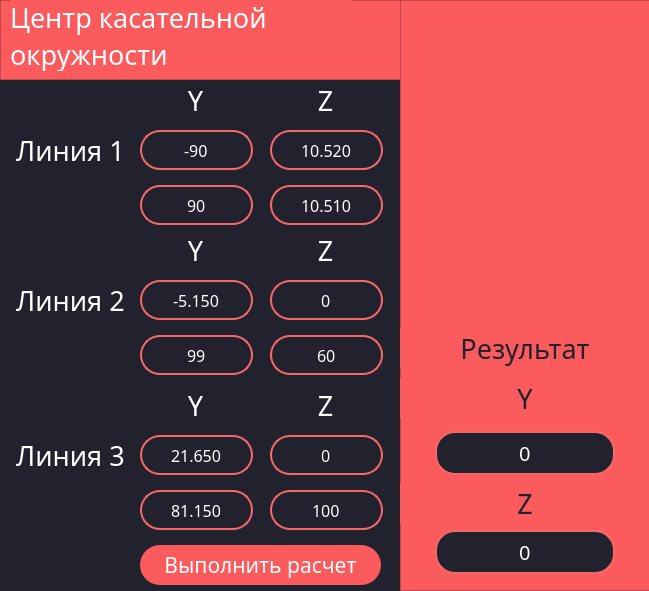
<?xml version="1.0" encoding="UTF-8"?>
<ui version="4.0">
 <class>MainWindow</class>
 <widget class="QMainWindow" name="MainWindow">
  <property name="geometry">
   <rect>
    <x>0</x>
    <y>0</y>
    <width>649</width>
    <height>591</height>
   </rect>
  </property>
  <property name="windowTitle">
   <string>MainWindow</string>
  </property>
  <widget class="QWidget" name="centralwidget">
   <property name="styleSheet">
    <string notr="true">background-color: #22222e</string>
   </property>
   <widget class="QLineEdit" name="line1_y1">
    <property name="geometry">
     <rect>
      <x>140</x>
      <y>130</y>
      <width>113</width>
      <height>40</height>
     </rect>
    </property>
    <property name="font">
     <font>
      <family>Montserrat</family>
      <pointsize>12</pointsize>
     </font>
    </property>
    <property name="styleSheet">
     <string notr="true">background-color: #22222e;
border: 2px solid #f66867;
border-radius: 20;
color: white</string>
    </property>
    <property name="text">
     <string>-90</string>
    </property>
    <property name="alignment">
     <set>Qt::AlignCenter</set>
    </property>
   </widget>
   <widget class="QFrame" name="frame">
    <property name="geometry">
     <rect>
      <x>0</x>
      <y>0</y>
      <width>401</width>
      <height>80</height>
     </rect>
    </property>
    <property name="styleSheet">
     <string notr="true">background-color: #fb5b5d</string>
    </property>
    <property name="frameShape">
     <enum>QFrame::StyledPanel</enum>
    </property>
    <property name="frameShadow">
     <enum>QFrame::Raised</enum>
    </property>
    <widget class="QLabel" name="label">
     <property name="geometry">
      <rect>
       <x>10</x>
       <y>0</y>
       <width>341</width>
       <height>71</height>
      </rect>
     </property>
     <property name="font">
      <font>
       <family>Montserrat</family>
       <pointsize>20</pointsize>
      </font>
     </property>
     <property name="styleSheet">
      <string notr="true">color: white</string>
     </property>
     <property name="text">
      <string>Центр касательной
окружности</string>
     </property>
    </widget>
   </widget>
   <widget class="QLineEdit" name="line1_z1">
    <property name="geometry">
     <rect>
      <x>270</x>
      <y>130</y>
      <width>113</width>
      <height>40</height>
     </rect>
    </property>
    <property name="font">
     <font>
      <family>Montserrat</family>
      <pointsize>12</pointsize>
     </font>
    </property>
    <property name="styleSheet">
     <string notr="true">background-color: #22222e;
border: 2px solid #f66867;
border-radius: 20;
color: white</string>
    </property>
    <property name="text">
     <string>10.520</string>
    </property>
    <property name="alignment">
     <set>Qt::AlignCenter</set>
    </property>
   </widget>
   <widget class="QLineEdit" name="line1_y2">
    <property name="geometry">
     <rect>
      <x>140</x>
      <y>185</y>
      <width>113</width>
      <height>40</height>
     </rect>
    </property>
    <property name="font">
     <font>
      <family>Montserrat</family>
      <pointsize>12</pointsize>
     </font>
    </property>
    <property name="styleSheet">
     <string notr="true">background-color: #22222e;
border: 2px solid #f66867;
border-radius: 20;
color: white</string>
    </property>
    <property name="text">
     <string>90</string>
    </property>
    <property name="alignment">
     <set>Qt::AlignCenter</set>
    </property>
   </widget>
   <widget class="QLineEdit" name="line1_z2">
    <property name="geometry">
     <rect>
      <x>270</x>
      <y>185</y>
      <width>113</width>
      <height>40</height>
     </rect>
    </property>
    <property name="font">
     <font>
      <family>Montserrat</family>
      <pointsize>12</pointsize>
     </font>
    </property>
    <property name="styleSheet">
     <string notr="true">background-color: #22222e;
border: 2px solid #f66867;
border-radius: 20;
color: white</string>
    </property>
    <property name="text">
     <string>10.510</string>
    </property>
    <property name="alignment">
     <set>Qt::AlignCenter</set>
    </property>
   </widget>
   <widget class="QLabel" name="label_2">
    <property name="geometry">
     <rect>
      <x>180</x>
      <y>80</y>
      <width>31</width>
      <height>41</height>
     </rect>
    </property>
    <property name="font">
     <font>
      <family>Montserrat</family>
      <pointsize>20</pointsize>
     </font>
    </property>
    <property name="styleSheet">
     <string notr="true">color: white</string>
    </property>
    <property name="text">
     <string>Y</string>
    </property>
    <property name="alignment">
     <set>Qt::AlignCenter</set>
    </property>
   </widget>
   <widget class="QLabel" name="label_3">
    <property name="geometry">
     <rect>
      <x>310</x>
      <y>80</y>
      <width>31</width>
      <height>41</height>
     </rect>
    </property>
    <property name="font">
     <font>
      <family>Montserrat</family>
      <pointsize>20</pointsize>
     </font>
    </property>
    <property name="styleSheet">
     <string notr="true">color: white</string>
    </property>
    <property name="text">
     <string>Z</string>
    </property>
    <property name="alignment">
     <set>Qt::AlignCenter</set>
    </property>
   </widget>
   <widget class="QLabel" name="label_4">
    <property name="geometry">
     <rect>
      <x>10</x>
      <y>130</y>
      <width>121</width>
      <height>41</height>
     </rect>
    </property>
    <property name="font">
     <font>
      <family>Montserrat</family>
      <pointsize>20</pointsize>
     </font>
    </property>
    <property name="styleSheet">
     <string notr="true">color: white</string>
    </property>
    <property name="text">
     <string>Линия 1</string>
    </property>
    <property name="alignment">
     <set>Qt::AlignCenter</set>
    </property>
   </widget>
   <widget class="QLabel" name="label_5">
    <property name="geometry">
     <rect>
      <x>180</x>
      <y>230</y>
      <width>31</width>
      <height>41</height>
     </rect>
    </property>
    <property name="font">
     <font>
      <family>Montserrat</family>
      <pointsize>20</pointsize>
     </font>
    </property>
    <property name="styleSheet">
     <string notr="true">color: white</string>
    </property>
    <property name="text">
     <string>Y</string>
    </property>
    <property name="alignment">
     <set>Qt::AlignCenter</set>
    </property>
   </widget>
   <widget class="QLineEdit" name="line2_y1">
    <property name="geometry">
     <rect>
      <x>140</x>
      <y>280</y>
      <width>113</width>
      <height>40</height>
     </rect>
    </property>
    <property name="font">
     <font>
      <family>Montserrat</family>
      <pointsize>12</pointsize>
     </font>
    </property>
    <property name="styleSheet">
     <string notr="true">background-color: #22222e;
border: 2px solid #f66867;
border-radius: 20;
color: white</string>
    </property>
    <property name="text">
     <string>-5.150</string>
    </property>
    <property name="alignment">
     <set>Qt::AlignCenter</set>
    </property>
   </widget>
   <widget class="QLineEdit" name="line2_y2">
    <property name="geometry">
     <rect>
      <x>140</x>
      <y>335</y>
      <width>113</width>
      <height>40</height>
     </rect>
    </property>
    <property name="font">
     <font>
      <family>Montserrat</family>
      <pointsize>12</pointsize>
     </font>
    </property>
    <property name="styleSheet">
     <string notr="true">background-color: #22222e;
border: 2px solid #f66867;
border-radius: 20;
color: white</string>
    </property>
    <property name="text">
     <string>99</string>
    </property>
    <property name="alignment">
     <set>Qt::AlignCenter</set>
    </property>
   </widget>
   <widget class="QLineEdit" name="line2_z2">
    <property name="geometry">
     <rect>
      <x>270</x>
      <y>335</y>
      <width>113</width>
      <height>40</height>
     </rect>
    </property>
    <property name="font">
     <font>
      <family>Montserrat</family>
      <pointsize>12</pointsize>
     </font>
    </property>
    <property name="styleSheet">
     <string notr="true">background-color: #22222e;
border: 2px solid #f66867;
border-radius: 20;
color: white</string>
    </property>
    <property name="text">
     <string>60</string>
    </property>
    <property name="alignment">
     <set>Qt::AlignCenter</set>
    </property>
   </widget>
   <widget class="QLabel" name="label_6">
    <property name="geometry">
     <rect>
      <x>310</x>
      <y>230</y>
      <width>31</width>
      <height>41</height>
     </rect>
    </property>
    <property name="font">
     <font>
      <family>Montserrat</family>
      <pointsize>20</pointsize>
     </font>
    </property>
    <property name="styleSheet">
     <string notr="true">color: white</string>
    </property>
    <property name="text">
     <string>Z</string>
    </property>
    <property name="alignment">
     <set>Qt::AlignCenter</set>
    </property>
   </widget>
   <widget class="QLabel" name="label_7">
    <property name="geometry">
     <rect>
      <x>10</x>
      <y>280</y>
      <width>121</width>
      <height>41</height>
     </rect>
    </property>
    <property name="font">
     <font>
      <family>Montserrat</family>
      <pointsize>20</pointsize>
     </font>
    </property>
    <property name="styleSheet">
     <string notr="true">color: white</string>
    </property>
    <property name="text">
     <string>Линия 2</string>
    </property>
    <property name="alignment">
     <set>Qt::AlignCenter</set>
    </property>
   </widget>
   <widget class="QLineEdit" name="line2_z1">
    <property name="geometry">
     <rect>
      <x>270</x>
      <y>280</y>
      <width>113</width>
      <height>40</height>
     </rect>
    </property>
    <property name="font">
     <font>
      <family>Montserrat</family>
      <pointsize>12</pointsize>
     </font>
    </property>
    <property name="styleSheet">
     <string notr="true">background-color: #22222e;
border: 2px solid #f66867;
border-radius: 20;
color: white</string>
    </property>
    <property name="text">
     <string>0</string>
    </property>
    <property name="alignment">
     <set>Qt::AlignCenter</set>
    </property>
   </widget>
   <widget class="QLineEdit" name="line3_z2">
    <property name="geometry">
     <rect>
      <x>270</x>
      <y>490</y>
      <width>113</width>
      <height>40</height>
     </rect>
    </property>
    <property name="font">
     <font>
      <family>Montserrat</family>
      <pointsize>12</pointsize>
     </font>
    </property>
    <property name="styleSheet">
     <string notr="true">background-color: #22222e;
border: 2px solid #f66867;
border-radius: 20;
color: white</string>
    </property>
    <property name="text">
     <string>100</string>
    </property>
    <property name="alignment">
     <set>Qt::AlignCenter</set>
    </property>
   </widget>
   <widget class="QLabel" name="label_8">
    <property name="geometry">
     <rect>
      <x>180</x>
      <y>385</y>
      <width>31</width>
      <height>41</height>
     </rect>
    </property>
    <property name="font">
     <font>
      <family>Montserrat</family>
      <pointsize>20</pointsize>
     </font>
    </property>
    <property name="styleSheet">
     <string notr="true">color: white</string>
    </property>
    <property name="text">
     <string>Y</string>
    </property>
    <property name="alignment">
     <set>Qt::AlignCenter</set>
    </property>
   </widget>
   <widget class="QLineEdit" name="line3_y1">
    <property name="geometry">
     <rect>
      <x>140</x>
      <y>435</y>
      <width>113</width>
      <height>40</height>
     </rect>
    </property>
    <property name="font">
     <font>
      <family>Montserrat</family>
      <pointsize>12</pointsize>
     </font>
    </property>
    <property name="styleSheet">
     <string notr="true">background-color: #22222e;
border: 2px solid #f66867;
border-radius: 20;
color: white</string>
    </property>
    <property name="text">
     <string>21.650</string>
    </property>
    <property name="alignment">
     <set>Qt::AlignCenter</set>
    </property>
   </widget>
   <widget class="QLabel" name="label_9">
    <property name="geometry">
     <rect>
      <x>310</x>
      <y>385</y>
      <width>31</width>
      <height>41</height>
     </rect>
    </property>
    <property name="font">
     <font>
      <family>Montserrat</family>
      <pointsize>20</pointsize>
     </font>
    </property>
    <property name="styleSheet">
     <string notr="true">color: white</string>
    </property>
    <property name="text">
     <string>Z</string>
    </property>
    <property name="alignment">
     <set>Qt::AlignCenter</set>
    </property>
   </widget>
   <widget class="QLabel" name="label_10">
    <property name="geometry">
     <rect>
      <x>10</x>
      <y>435</y>
      <width>121</width>
      <height>41</height>
     </rect>
    </property>
    <property name="font">
     <font>
      <family>Montserrat</family>
      <pointsize>20</pointsize>
     </font>
    </property>
    <property name="styleSheet">
     <string notr="true">color: white</string>
    </property>
    <property name="text">
     <string>Линия 3</string>
    </property>
    <property name="alignment">
     <set>Qt::AlignCenter</set>
    </property>
   </widget>
   <widget class="QLineEdit" name="line3_z1">
    <property name="geometry">
     <rect>
      <x>270</x>
      <y>435</y>
      <width>113</width>
      <height>40</height>
     </rect>
    </property>
    <property name="font">
     <font>
      <family>Montserrat</family>
      <pointsize>12</pointsize>
     </font>
    </property>
    <property name="styleSheet">
     <string notr="true">background-color: #22222e;
border: 2px solid #f66867;
border-radius: 20;
color: white</string>
    </property>
    <property name="text">
     <string>0</string>
    </property>
    <property name="alignment">
     <set>Qt::AlignCenter</set>
    </property>
   </widget>
   <widget class="QLineEdit" name="line3_y2">
    <property name="geometry">
     <rect>
      <x>140</x>
      <y>490</y>
      <width>113</width>
      <height>40</height>
     </rect>
    </property>
    <property name="font">
     <font>
      <family>Montserrat</family>
      <pointsize>12</pointsize>
     </font>
    </property>
    <property name="styleSheet">
     <string notr="true">background-color: #22222e;
border: 2px solid #f66867;
border-radius: 20;
color: white</string>
    </property>
    <property name="text">
     <string>81.150</string>
    </property>
    <property name="alignment">
     <set>Qt::AlignCenter</set>
    </property>
   </widget>
   <widget class="QPushButton" name="calc">
    <property name="geometry">
     <rect>
      <x>140</x>
      <y>545</y>
      <width>241</width>
      <height>40</height>
     </rect>
    </property>
    <property name="font">
     <font>
      <family>Montserrat</family>
      <pointsize>16</pointsize>
      <weight>50</weight>
      <italic>false</italic>
      <bold>false</bold>
     </font>
    </property>
    <property name="styleSheet">
     <string notr="true">QPushButton {
	background-color: #fb5b5d;
	border-radius: 20;
	color: white
}

QPushButton:pressed {
	background-color: #fa4244
}</string>
    </property>
    <property name="text">
     <string>Выполнить расчет</string>
    </property>
   </widget>
   <widget class="QFrame" name="frame_2">
    <property name="geometry">
     <rect>
      <x>400</x>
      <y>0</y>
      <width>250</width>
      <height>591</height>
     </rect>
    </property>
    <property name="styleSheet">
     <string notr="true">background-color: #fb5b5d</string>
    </property>
    <property name="frameShape">
     <enum>QFrame::StyledPanel</enum>
    </property>
    <property name="frameShadow">
     <enum>QFrame::Raised</enum>
    </property>
    <widget class="QLineEdit" name="out_Y">
     <property name="geometry">
      <rect>
       <x>35</x>
       <y>431</y>
       <width>180</width>
       <height>44</height>
      </rect>
     </property>
     <property name="font">
      <font>
       <family>Montserrat</family>
       <pointsize>15</pointsize>
      </font>
     </property>
     <property name="styleSheet">
      <string notr="true">background-color: #22222e;
border: 2px solid #f66867;
border-radius: 20;
color: white</string>
     </property>
     <property name="text">
      <string>0</string>
     </property>
     <property name="alignment">
      <set>Qt::AlignCenter</set>
     </property>
    </widget>
    <widget class="QLabel" name="label_13">
     <property name="geometry">
      <rect>
       <x>0</x>
       <y>483</y>
       <width>250</width>
       <height>41</height>
      </rect>
     </property>
     <property name="font">
      <font>
       <family>Montserrat</family>
       <pointsize>20</pointsize>
      </font>
     </property>
     <property name="styleSheet">
      <string notr="true">color: #22222e</string>
     </property>
     <property name="text">
      <string>Z</string>
     </property>
     <property name="alignment">
      <set>Qt::AlignCenter</set>
     </property>
    </widget>
    <widget class="QLabel" name="label_12">
     <property name="geometry">
      <rect>
       <x>0</x>
       <y>378</y>
       <width>250</width>
       <height>40</height>
      </rect>
     </property>
     <property name="font">
      <font>
       <family>Montserrat</family>
       <pointsize>20</pointsize>
      </font>
     </property>
     <property name="styleSheet">
      <string notr="true">color: #22222e</string>
     </property>
     <property name="text">
      <string>Y</string>
     </property>
     <property name="alignment">
      <set>Qt::AlignCenter</set>
     </property>
    </widget>
    <widget class="QLabel" name="label_15">
     <property name="geometry">
      <rect>
       <x>0</x>
       <y>328</y>
       <width>250</width>
       <height>40</height>
      </rect>
     </property>
     <property name="font">
      <font>
       <family>Montserrat</family>
       <pointsize>20</pointsize>
      </font>
     </property>
     <property name="styleSheet">
      <string notr="true">color: #22222e</string>
     </property>
     <property name="text">
      <string>Результат</string>
     </property>
     <property name="alignment">
      <set>Qt::AlignCenter</set>
     </property>
    </widget>
    <widget class="QLineEdit" name="out_Z">
     <property name="geometry">
      <rect>
       <x>35</x>
       <y>530</y>
       <width>180</width>
       <height>44</height>
      </rect>
     </property>
     <property name="font">
      <font>
       <family>Montserrat</family>
       <pointsize>15</pointsize>
      </font>
     </property>
     <property name="styleSheet">
      <string notr="true">background-color: #22222e;
border: 2px solid #f66867;
border-radius: 20;
color: white</string>
     </property>
     <property name="text">
      <string>0</string>
     </property>
     <property name="alignment">
      <set>Qt::AlignCenter</set>
     </property>
    </widget>
    <widget class="QLabel" name="label_11">
     <property name="geometry">
      <rect>
       <x>45</x>
       <y>20</y>
       <width>160</width>
       <height>150</height>
      </rect>
     </property>
     <property name="text">
      <string/>
     </property>
     <property name="pixmap">
      <pixmap resource="qrc.qrc">:/newPrefix/icon_4.png</pixmap>
     </property>
     <property name="scaledContents">
      <bool>true</bool>
     </property>
    </widget>
   </widget>
   <zorder>frame_2</zorder>
   <zorder>line1_y1</zorder>
   <zorder>frame</zorder>
   <zorder>line1_z1</zorder>
   <zorder>line1_y2</zorder>
   <zorder>line1_z2</zorder>
   <zorder>label_2</zorder>
   <zorder>label_3</zorder>
   <zorder>label_4</zorder>
   <zorder>label_5</zorder>
   <zorder>line2_y1</zorder>
   <zorder>line2_y2</zorder>
   <zorder>line2_z2</zorder>
   <zorder>label_6</zorder>
   <zorder>label_7</zorder>
   <zorder>line2_z1</zorder>
   <zorder>line3_z2</zorder>
   <zorder>label_8</zorder>
   <zorder>line3_y1</zorder>
   <zorder>label_9</zorder>
   <zorder>label_10</zorder>
   <zorder>line3_z1</zorder>
   <zorder>line3_y2</zorder>
   <zorder>calc</zorder>
  </widget>
 </widget>
 <resources>
  <include location="qrc.qrc"/>
 </resources>
 <connections/>
</ui>
